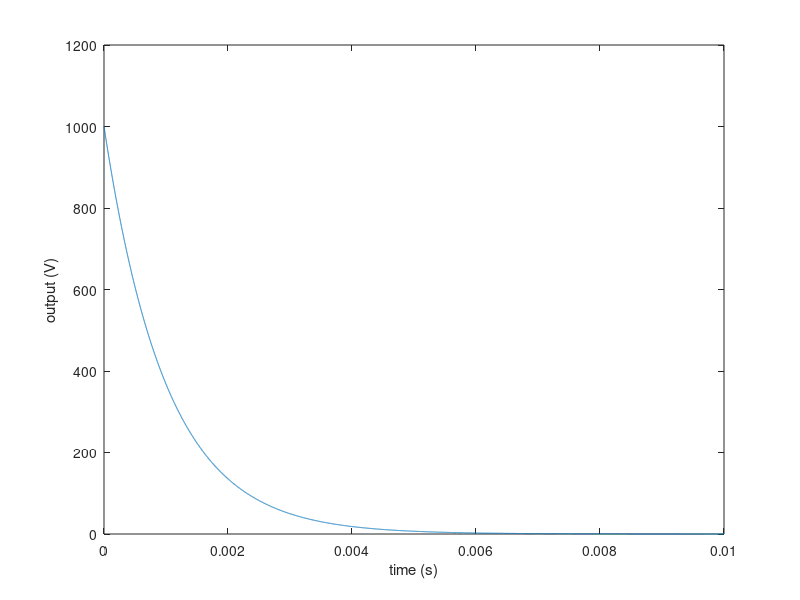
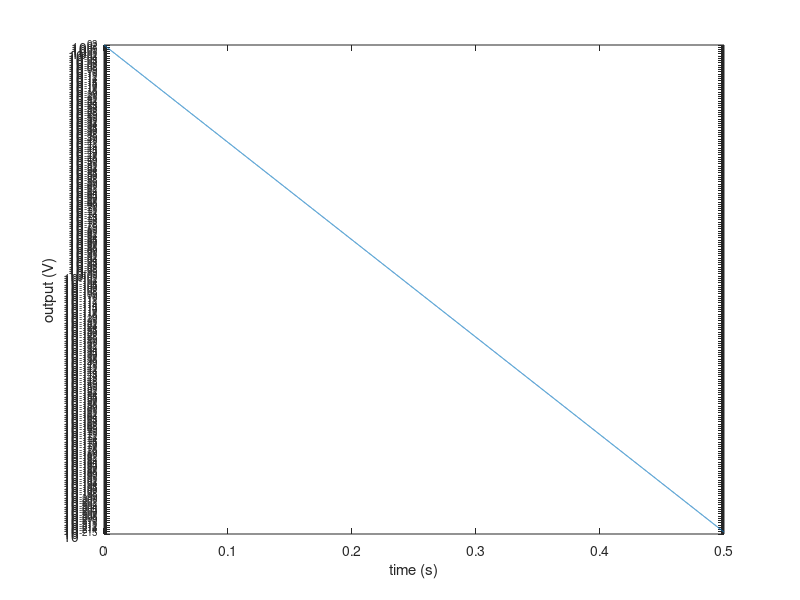

MATLAB code for these plots, in order:
%  This m-file is used to generate a figure that is used in the 
%  sample-based FIR filter chapter of our DSP text.
%
%  written by Dr. Thad B. Welch, PE {t.b.welch@ieee.org}
%  copyright 2001, 2016
%  completed on  12 December 2001 revision 1.0

% Simulation inputs
R = 1000;           % resistor value (1000 Ohms)
C = 1e-6;           % capacitor value (1 microFarad)
StopTime1 = 10e-3;  % simulation time ... 0 to 10 ms
StopTime2 = 0.5;    % simulation time ... 0 to 1 s
delta = 1e-6;       % delta time for the simulation
myFontSize = 16;    % font size for the plot labels

% Calculated terms
t1 = 0:delta:StopTime1;
t2 = 0:delta*StopTime2/StopTime1:StopTime2;
h1 = 1/R/C*exp(-1/R/C*t1);
h2 = 1/R/C*exp(-1/R/C*t2);

%Simulation outputs
figure(1)
plot(t1, h1)
%set(gca, 'FontSize', myFontSize)
ylabel('output (V)')
xlabel('time (s)')
%print -deps2 FirstOrderLPF_ImpulseResponse

figure(2)
semilogy(t2, h2)
%set(gca, 'FontSize', myFontSize)
ylabel('output (V)')
xlabel('time (s)')
%print -f1 -depsc2 FirstOrderLPF_ImpulseResponseLogPlot
